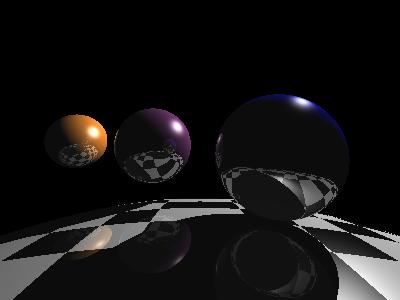

The script that saved this image:
from PIL import Image
from functools import reduce
import numpy as np
import time
import numbers

def extract(cond, x):
    if isinstance(x, numbers.Number):
        return x
    else:
        return np.extract(cond, x)


class vec3():
    def __init__(self, x, y, z):
        (self.x, self.y, self.z) = (x, y, z)
    def __mul__(self, other):
        return vec3(self.x * other, self.y * other, self.z * other)
    def __add__(self, other):
        return vec3(self.x + other.x, self.y + other.y, self.z + other.z)
    def __sub__(self, other):
        return vec3(self.x - other.x, self.y - other.y, self.z - other.z)
    def dot(self, other):
        return (self.x * other.x) + (self.y * other.y) + (self.z * other.z)
    def cross(self, other):
        return vec3(self.y * other.z - self.z * other.y, self.z * other.x - self.x * other.z, self.x * other.y - self.y * other.x)
    def __abs__(self):
        return self.dot(self)
    def norm(self):
        mag = np.sqrt(abs(self))
        return self * (1.0 / np.where(mag == 0, 1, mag))
    def components(self):
        return (self.x, self.y, self.z)
    def extract(self, cond):
        return vec3(extract(cond, self.x),
                    extract(cond, self.y),
                    extract(cond, self.z))
    def place(self, cond):
        r = vec3(np.zeros(cond.shape), np.zeros(cond.shape), np.zeros(cond.shape))
        np.place(r.x, cond, self.x)
        np.place(r.y, cond, self.y)
        np.place(r.z, cond, self.z)
        return r
rgb = vec3

(w, h) = (400, 300)         # Screen size
L = vec3(10, 10, 15)        # my light position
E = vec3(0, 0, 1)     # Eye position
FARAWAY = 1.0e39            # an implausibly huge distance


def rotate_light(rot_arr):
    global L
    new_L = np.dot(rot_arr, np.array([L.x, L.y, L.z]))
    L = vec3(new_L[0], new_L[1], new_L[2])


def raytrace(O, D, scene, bounce = 0):
    # O is the ray origin, D is the normalized ray direction
    # scene is a list of Sphere objects (see below)
    # bounce is the number of the bounce, starting at zero for camera rays

    distances = [s.intersect(O, D) for s in scene]
    nearest = reduce(np.minimum, distances)
    color = rgb(0, 0, 0)
    for (s, d) in zip(scene, distances):
        hit = (nearest != FARAWAY) & (d == nearest)
        if np.any(hit):
            dc = extract(hit, d)
            Oc = O.extract(hit)
            Dc = D.extract(hit)
            cc = s.light(Oc, Dc, dc, scene, bounce)
            color += cc.place(hit)
    return color


class Sphere:
    def __init__(self, center, r, diffuse, mirror=0.25):
        self.c = center
        self.r = r
        self.diffuse = diffuse
        self.mirror = mirror

    def rotate(self, rot_arr):
        new_c = np.dot(rot_arr, np.array([self.c.x, self.c.y, self.c.z]))
        self.c = vec3(new_c[0], new_c[1], new_c[2])

    def intersect(self, O, D):
        b = 2 * D.dot(O - self.c)
        c = abs(self.c) + abs(O) - 2 * self.c.dot(O) - (self.r * self.r)
        disc = (b ** 2) - (4 * c)
        sq = np.sqrt(np.maximum(0, disc))
        h0 = (-b - sq) / 2
        h1 = (-b + sq) / 2
        h = np.where((h0 > 0) & (h0 < h1), h0, h1)
        pred = (disc > 0) & (h > 0)
        return np.where(pred, h, FARAWAY)

    def diffusecolor(self, M):
        return self.diffuse

    def light(self, O, D, d, scene, bounce):
        M = (O + D * d)                         # intersection point
        N = (M - self.c) * (1. / self.r)        # normal
        toL = (L - M).norm()                    # direction to light
        toO = (E - M).norm()                    # direction to ray origin
        nudged = M + N * .0001                  # M nudged to avoid itself

        # Shadow: find if the point is shadowed or not.
        # This amounts to finding out if M can see the light
        light_distances = [s.intersect(nudged, toL) for s in scene]
        light_nearest = reduce(np.minimum, light_distances)
        seelight = light_distances[scene.index(self)] == light_nearest

        # Ambient
        color = rgb(0.05, 0.05, 0.05)

        # Lambert shading (diffuse)
        lv = np.maximum(N.dot(toL), 0)
        color += self.diffusecolor(M) * lv * seelight

        # Reflection
        if bounce < 2:
            rayD = (D - N * 2 * D.dot(N)).norm()
            color += raytrace(nudged, rayD, scene, bounce + 1) * self.mirror

        # Blinn-Phong shading (specular)
        phong = N.dot((toL + toO).norm())
        color += rgb(1, 1, 1) * np.power(np.clip(phong, 0, 1), 50) * seelight
        return color

class CheckeredSphere(Sphere):
    def diffusecolor(self, M):
        checker = ((M.x * 2).astype(int) % 2) == ((M.z * 2).astype(int) % 2)
        return self.diffuse * checker

class Plane:

    def __init__(self, n, p, diffuse, mirror=0.25):
        self.n = n
        self.p = p
        self.diffuse = diffuse
        self.mirror = mirror

    def rotate(self, rot_arr):
        pass

    def intersect(self, O: vec3, D):
        res = (self.n.dot(O - self.p)) / (self.n.dot(D))
        return np.where(res < 0, -res, FARAWAY)

    def diffusecolor(self, M):
        return self.diffuse

    def light(self, O, D, d, scene, bounce):
        M = (O + D * d)                     # intersection point
        toL = (L - M).norm()                # direction to light
        toO = (E - M).norm()                # direction to ray origin
        nudged = M + self.n * .0001         # M nudged to avoid itself

        # Shadow: find if the point is shadowed or not.
        # This amounts to finding out if M can see the light
        light_distances = [s.intersect(nudged, toL) for s in scene]
        light_nearest = reduce(np.minimum, light_distances)
        seelight = light_distances[scene.index(self)] == light_nearest

        # Ambient
        color = rgb(0.05, 0.05, 0.05)

        # Lambert shading (diffuse)
        lv = np.maximum(self.n.dot(toL), 0)
        color += self.diffusecolor(M) * lv * seelight

        # Reflection
        if bounce < 2:
            rayD = (D - self.n * 2 * D.dot(self.n)).norm()
            color += raytrace(nudged, rayD, scene, bounce + 1) * self.mirror

        # Blinn-Phong shading (specular)
        phong = self.n.dot((toL + toO).norm())
        color += rgb(1, 1, 1) * np.power(np.clip(phong, 0, 1), 50) * seelight
        return color


class CheckeredPlane(Plane):

    def diffusecolor(self, M):
        checker = (np.floor((M.x * 2.0)).astype(int) % 2) == (np.floor((M.z * 2.0)).astype(int) % 2)
        return self.diffuse * checker


class Triangle:

    def __init__(self, p1: vec3, p2: vec3, p3: vec3, diffuse, mirror=0.25):
        self.p1 = p1
        self.p2 = p2
        self.p3 = p3
        self.diffuse = diffuse
        self.mirror = mirror

    def rotate(self, rot_arr):
        new_p1 = np.dot(rot_arr, np.array([self.p1.x, self.p1.y, self.p1.z]))
        self.p1 = vec3(new_p1[0], new_p1[1], new_p1[2])
        new_p2 = np.dot(rot_arr, np.array([self.p2.x, self.p2.y, self.p2.z]))
        self.p2 = vec3(new_p2[0], new_p2[1], new_p2[2])
        new_p3 = np.dot(rot_arr, np.array([self.p3.x, self.p3.y, self.p3.z]))
        self.p3 = vec3(new_p3[0], new_p3[1], new_p3[2])

    def intersect(self, O, D):
        # aufgespannte ebene ermitteln
        epsilon = 0.00001
        e1 = self.p2 - self.p1
        e2 = self.p3 - self.p1
        hh = D.cross(e2)
        a = e1.dot(hh)

        mask = (np.abs(a) > epsilon)

        if any(mask):
            ff = np.where(mask, 1.0 / a, 0.0)

            ss = O - self.p1
            uu = ss.dot(hh) * ff

            mask_u = (uu >= 0.0) & (uu <= 1.0) & mask

            q = ss.cross(e1)
            v = D.dot(q) * ff

            mask_v = (v >= 0.0) & (uu + v <= 1.0) & mask_u

            t = e2.dot(q) * ff

            mask_t = (t > epsilon) & mask_v

            return np.where(mask_t, t, FARAWAY)

        return FARAWAY

    def diffusecolor(self, M):
        return self.diffuse

    def light(self, O, D, d, scene, bounce):
        M = (O + D * d)  # intersection point
        N = (self.p3 - self.p1).cross(self.p2 - self.p1).norm()     # normal
        toL = (L - M).norm()                                        # direction to light
        toO = (E - M).norm()                                        # direction to ray origin
        nudged = M + N * .0001                                      # M nudged to avoid itself


        # Shadow: find if the point is shadowed or not.
        # This amounts to finding out if M can see the light
        light_distances = [s.intersect(nudged, toL) for s in scene]
        light_nearest = reduce(np.minimum, light_distances)
        seelight = light_distances[scene.index(self)] == light_nearest

        # looking at the "back" of the triangle
        # works with fixed camera and light
        if N.z < 0:
            seelight = False


        # Ambient
        color = rgb(0.05, 0.05, 0.05)

        # Lambert shading (diffuse)
        lv = np.maximum(N.dot(toL), 0)
        color += self.diffusecolor(M) * lv * seelight

        # Reflection
        if bounce < 2:
            rayD = (D - N * 2 * D.dot(N)).norm()
            color += raytrace(nudged, rayD, scene, bounce + 1) * self.mirror

        # Blinn-Phong shading (specular)
        phong = N.dot((toL + toO).norm())
        color += rgb(1, 1, 1) * np.power(np.clip(phong, 0, 1), 100) * seelight
        return color


def test_scene():
    scene = [
        Sphere(vec3(.75, .1, 1), .6, vec3(0, 0, 1)),
        Sphere(vec3(-.75, .1, 2.25), .6, vec3(.5, .223, .5)),
        Sphere(vec3(-2.75, .1, 3.5), .6, vec3(1, .572, .184)),
        CheckeredSphere(vec3(0,-9.5, 0), 9, vec3(.75, .75, .75), 0.25),
        ]

    r = float(w) / h
    # Screen coordinates: x0, y0, x1, y1.
    S = (-1, 1 / r + .25, 1, -1 / r + .25)
    x = np.tile(np.linspace(S[0], S[2], w), h)
    y = np.repeat(np.linspace(S[1], S[3], h), w)

    t0 = time.time()
    Q = vec3(x, y, 0)
    color = raytrace(E, (Q - E).norm(), scene)
    print ("Took", time.time() - t0)

    rgb = [Image.fromarray((255 * np.clip(c, 0, 1).reshape((h, w))).astype(np.uint8), "L") for c in color.components()]
    im = Image.merge("RGB", rgb).save("rt3.png")
    # im.show()
    return np.array(im)

